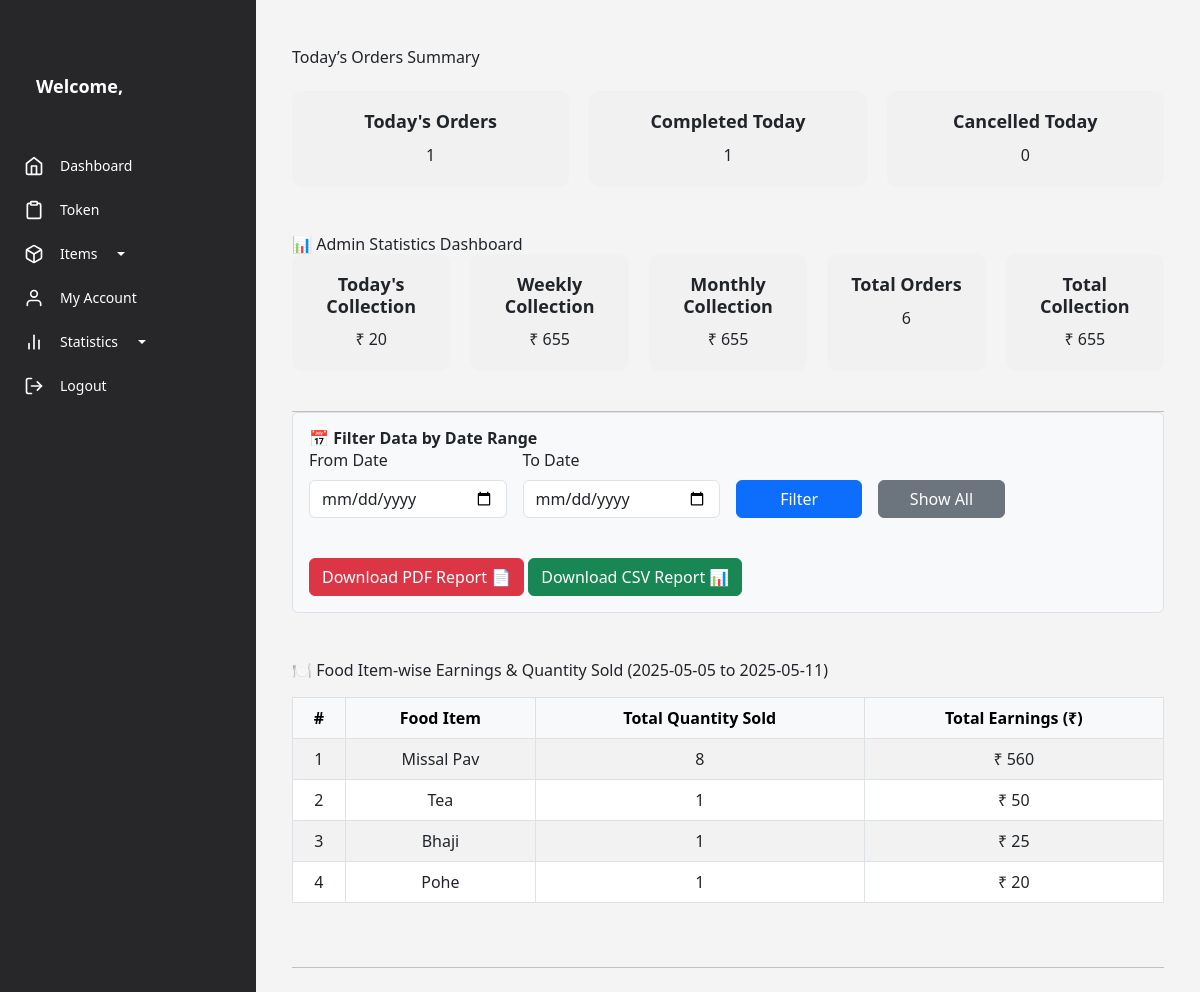
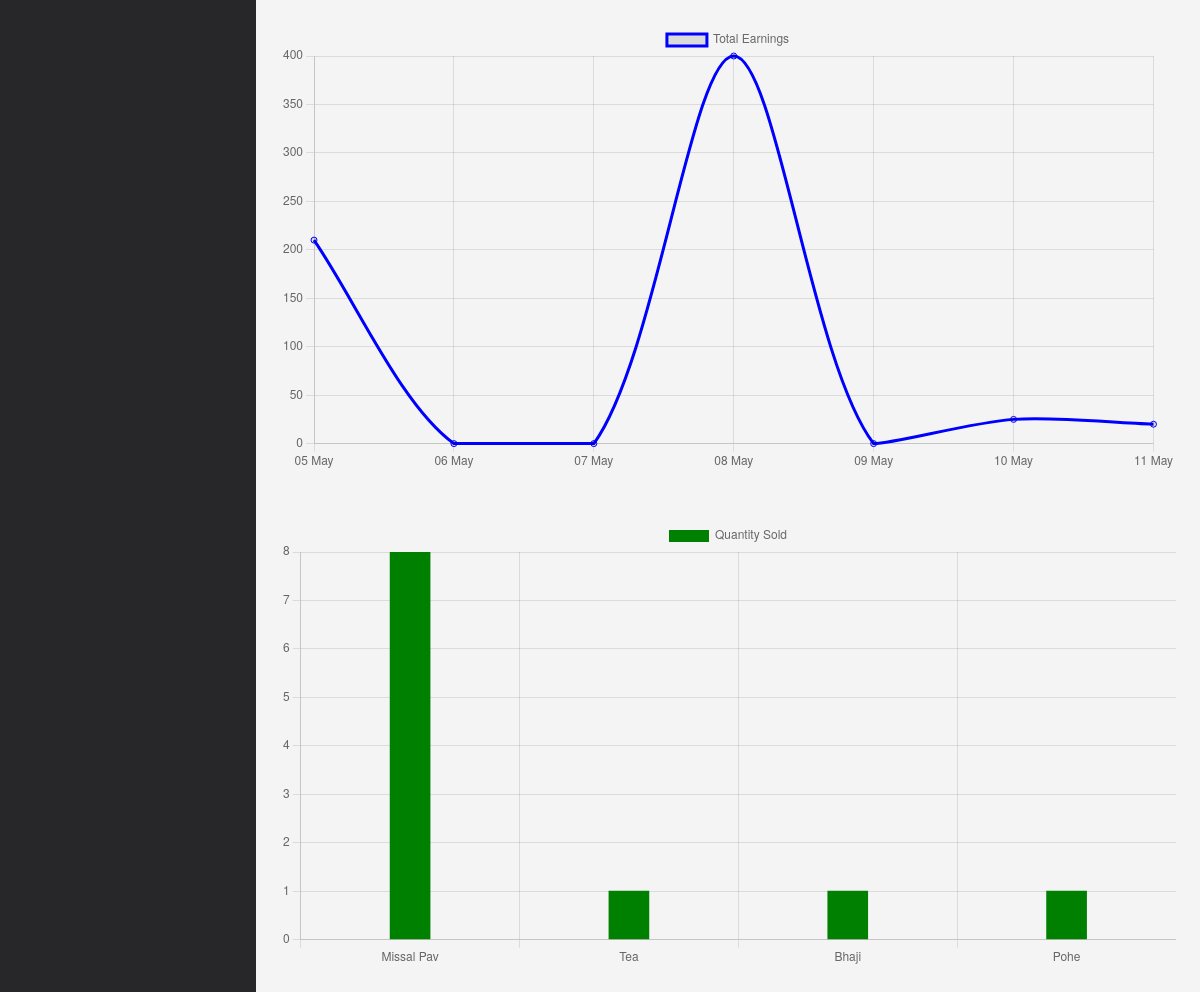
Page /vendor/admin/statistics/ (signed in) on the committed database (2 pictures, top to bottom).
### vendor/models.py (models this page shows, shortened)
class FoodItem(models.Model):
    vendor = models.ForeignKey(CanteenVendor, on_delete=models.CASCADE)# Reference vendor ID
    food_name = models.CharField(max_length=100)
    description = models.TextField()
    TYPE_CHOICES = [('Veg', 'Veg'), ('Non-Veg', 'Non-Veg')]
    food_type = models.CharField(max_length=10, choices=TYPE_CHOICES)
    CATEGORY_CHOICES = [('Breakfast', 'Breakfast'), ('Drinks', 'Drinks'),
                        ('Lunch', 'Lunch'), ('Snacks', 'Snacks'), ('Dinner', 'Dinner')]
    category = models.CharField(max_length=50, choices=CATEGORY_CHOICES)
    price = models.DecimalField(max_digits=6, decimal_places=2)
    image = models.ImageField(upload_to='images/')  # Store in media folder
    created_at = models.DateTimeField(auto_now_add=True)
    in_stock = models.BooleanField(default=True)  # Availability status

### vendor/views.py (the view)
# urls.py: path('admin/statistics/', views.admin_statistics, name='admin_statistics'),
def admin_statistics(request):
    vendor_id = request.session.get('vendor_id')
    today = datetime.now().date()
    completed_orders = Order.objects.filter(order_status='Completed', vendor_id=vendor_id)
    first_order_date = completed_orders.aggregate(Min('order_date'))['order_date__min']
    first_order_date = first_order_date.date() if first_order_date else today
    from_date_str = request.GET.get('from_date')
    to_date_str = request.GET.get('to_date')
    show_all = request.GET.get('show_all')
    if show_all == '1':
        completed_orders = Order.objects.filter(order_status='Completed', vendor_id=vendor_id)
        from_date = None  # No date filtering
        to_date = None    # No date filtering
    else:
        if from_date_str and to_date_str:
            from_date = datetime.strptime(from_date_str, '%Y-%m-%d').date()
            to_date = datetime.strptime(to_date_str, '%Y-%m-%d').date()
            completed_orders = Order.objects.filter(order_status='Completed', vendor_id=vendor_id, order_date__date__range=(from_date, to_date))
        else:
            to_date = today
            from_date = today - timedelta(days=6)
            completed_orders = Order.objects.filter(order_status='Completed', vendor_id=vendor_id, order_date__date__range=(from_date, to_date))
    if show_all == '1':
        first_order_date = completed_orders.aggregate(Min('order_date'))['order_date__min']
        first_order_date = first_order_date.date() if first_order_date else today
        delta = (today - first_order_date).days + 1  # Days from the first order to today
        line_labels = []
        line_data = []
        for i in range(delta):
            day = first_order_date + timedelta(days=i)
            total = completed_orders.filter(order_date__date=day).aggregate(Sum('total_amount'))['total_amount__sum'] or 0
            line_labels.append(day.strftime('%d %b'))
            line_data.append(float(total))
    else:
        delta = (to_date - from_date).days + 1
        line_labels = []
        line_data = []
        for i in range(delta):
            day = from_date + timedelta(days=i)
            total = completed_orders.filter(order_date__date=day).aggregate(Sum('total_amount'))['total_amount__sum'] or 0
            line_labels.append(day.strftime('%d %b'))
            line_data.append(float(total))
    if show_all == '1':
        bar_filtered_orders = completed_orders
    else:
        bar_filtered_orders = completed_orders.filter(order_date__date__range=(from_date, to_date))
    food_stats = (
        bar_filtered_orders
        .values('food_item__food_name')
        .annotate(
            total_earned=Sum('total_amount'),
            total_quantity=Sum('quantity')
        )
        .order_by('-total_earned')  # Sort by total earnings (highest first)
    )
    bar_labels = [item['food_item__food_name'] for item in food_stats]
    bar_data = [item['total_quantity'] for item in food_stats]
    daily_total = completed_orders.filter(order_date__date=today).aggregate(Sum('total_amount'))['total_amount__sum'] or 0
    weekly_total = completed_orders.filter(order_date__date__gte=today - timedelta(days=7)).aggregate(Sum('total_amount'))['total_amount__sum'] or 0
    monthly_total = completed_orders.filter(order_date__date__gte=today - timedelta(days=30)).aggregate(Sum('total_amount'))['total_amount__sum'] or 0
    total_collection = completed_orders.aggregate(Sum('total_amount'))['total_amount__sum'] or 0
    total_orders = completed_orders.count()
    today_orders = Order.objects.filter(order_date__date=today, vendor_id=vendor_id)
    today_completed_count = today_orders.filter(order_status='Completed').count()
    today_cancelled_count = today_orders.filter(order_status='Cancelled').count()
    today_total_count = today_orders.count()
    context = {
        'daily_total': daily_total,
        'weekly_total': weekly_total,
        'monthly_total': monthly_total,
        'total_collection': total_collection,
        'total_orders': total_orders,
        'today_total_count': today_total_count,
        'today_completed_count': today_completed_count,
        'today_cancelled_count': today_cancelled_count,
        'food_stats': food_stats,
        'graph_labels': line_labels,
        'graph_data': line_data,
        'food_labels': bar_labels,
        'food_data': bar_data,
        'from_date': from_date.strftime('%Y-%m-%d') if from_date else '',
        'to_date': to_date.strftime('%Y-%m-%d') if to_date else '',
    }
    return render(request, 'admin_statistics.html', context)

### vendor/templates/admin_statistics.html (shortened to what this page needs)
{% extends 'base1/base.html' %}
{% block content %}
<div class="container mt-4">
    <h4>Today’s Orders Summary</h4>
    <div class="stat-box mt-4">
        <div class="box">
            <h4>Today's Orders</h4>
            <p>{{ today_total_count }}</p>
        </div>
        <div class="box">
            <h4>Completed Today</h4>
            <p>{{ today_completed_count }}</p>
        </div>
        <div class="box">
            <h4>Cancelled Today</h4>
            <p>{{ today_cancelled_count }}</p>
        </div>
    </div>
    <h2 class="mt-5">📊 Admin Statistics Dashboard</h2>
    <div class="stat-box">
        <div class="box">
            <h4>Today's Collection</h4>
            <p>₹ {{ daily_total }}</p>
        </div>
        <div class="box">
            <h4>Weekly Collection</h4>
            <p>₹ {{ weekly_total }}</p>
        </div>
        <div class="box">
            <h4>Monthly Collection</h4>
            <p>₹ {{ monthly_total }}</p>
        </div>
        <div class="box">
            <h4>Total Orders</h4>
            <p>{{ total_orders }}</p>
        </div>
        <div class="box">
            <h4>Total Collection</h4>
            <p>₹ {{ total_collection }}</p>
        </div>
    </div>
    <hr>
    <div class="p-3 bg-light border rounded mb-4">
        <h1><b>📅 Filter Data by Date Range</b></h1>
        <form method="get" class="row g-3 align-items-end">
            <div class="col-md-3">
                <label for="from_date" class="form-label">From Date</label>
                <input type="date" name="from_date" class="form-control" id="from_date" value="{{ request.GET.from_date }}">
            </div>
            <div class="col-md-3">
                <label for="to_date" class="form-label">To Date</label>
                <input type="date" name="to_date" class="form-control" id="to_date" value="{{ request.GET.to_date }}">
            </div>
            <div class="col-md-2">
                <button type="submit" class="btn btn-primary w-100">Filter</button>
            </div>
            <div class="col-md-2">
                <a href="{% url 'admin_statistics' %}?show_all=1" class="btn btn-secondary w-100">Show All</a>
            </div>
            <div>
                <a href="{% url 'download_statistics_pdf' %}?from_date={{ from_date }}&to_date={{ to_date }}{% if request.GET.show_all %}&show_all=1{% endif %}" class="btn btn-danger mt-4">
                    Download PDF Report 📄
                </a>
                <a href="{% url 'download_excel_report' %}?from_date={{ from_date }}&to_date={{ to_date }}{% if request.GET.show_all %}&show_all=1{% endif %}" class="btn btn-success mt-4">
                    Download CSV Report 📊
                </a>
            </div>
        </form>
    </div>
    <h3 class="mt-5">
        🍽️ Food Item-wise Earnings & Quantity Sold
        ({{ from_date }} to {{ to_date }})
    </h3>
    <div class="table-responsive">
        <table class="table table-bordered table-striped text-center mt-3">
            <thead class="table-light">
                <tr>
                    <th>#</th>
                    <th>Food Item</th>
                    <th>Total Quantity Sold</th>
                    <th>Total Earnings (₹)</th>
                </tr>
            </thead>
            <tbody>
                {% for item in food_stats %}
                <tr>
                    <td>{{ forloop.counter }}</td>
                    <td>{{ item.food_item__food_name }}</td>
                    <td>{{ item.total_quantity }}</td>
                    <td>₹ {{ item.total_earned }}</td>
                </tr>
                {% empty %}
                <tr>
                    <td colspan="4">No data available.</td>
                </tr>
                {% endfor %}
            </tbody>
        </table>
    </div>
    <hr class="my-5">
</div>
<canvas id="lineChart"></canvas>
<canvas id="barChart" class="mt-5"></canvas>
<script>
  // Line Graph: Total Earnings over Time
  const lineChart = new Chart(document.getElementById('lineChart'), {
    type: 'line',
    data: {
      labels: {{ graph_labels|safe }},
      datasets: [{
        label: 'Total Earnings',
        data: {{ graph_data|safe }},
        borderColor: 'blue',
        fill: false,
        tension: 0.3
      }]
    },
    options: {
      responsive: true,
      scales: {
        y: { beginAtZero: true }
      }
    }
  });
  // Bar Chart: Food Item Quantities
  const barChart = new Chart(document.getElementById('barChart'), {
    type: 'bar',
    data: {
      labels: {{ food_labels|safe }},
      datasets: [{
        label: 'Quantity Sold',
        data: {{ food_data|safe }},
        backgroundColor: 'green',
        barThickness: 40
      }]
    },
    options: {
      responsive: true,
      scales: {
        y: { beginAtZero: true }
      }
    }
  });
</script>
{% endblock %}

### vendor/templates/admin_statistics.html (style rules this page uses)
.stat-box { display: flex; flex-wrap: wrap; gap: 20px; margin-bottom: 40px; }
.box { padding: 20px; background: #f1f1f1; border-radius: 10px; flex: 1; text-align: center; }
.box h4 { margin-bottom: 10px; font-weight: bold; font-size: 18px; }

### rows in the picture
FoodItem: food_item__food_name "Bhaji", total_quantity "1", total_earned "25"

### other values in the picture
{{ today_total_count }} "1"
{{ today_completed_count }} "1"
{{ today_cancelled_count }} "0"
{{ daily_total }} "20"
{{ weekly_total }} "655"
{{ monthly_total }} "655"
{{ total_orders }} "6"
{{ total_collection }} "655"
{{ from_date }} "2025-05-05"
{{ to_date }} "2025-05-11"
{{ item.food_item__food_name }} "Missal Pav" "Tea" "Pohe"
{{ item.total_quantity }} "8" "1" "1"
{{ item.total_earned }} "560" "50" "20"
chart data {{ graph_data|safe }} [210.0, 0.0, 0.0, 400.0, 0.0, 25.0, 20.0]
chart data {{ food_labels|safe }} ['Missal Pav', 'Tea', 'Bhaji', 'Pohe']
